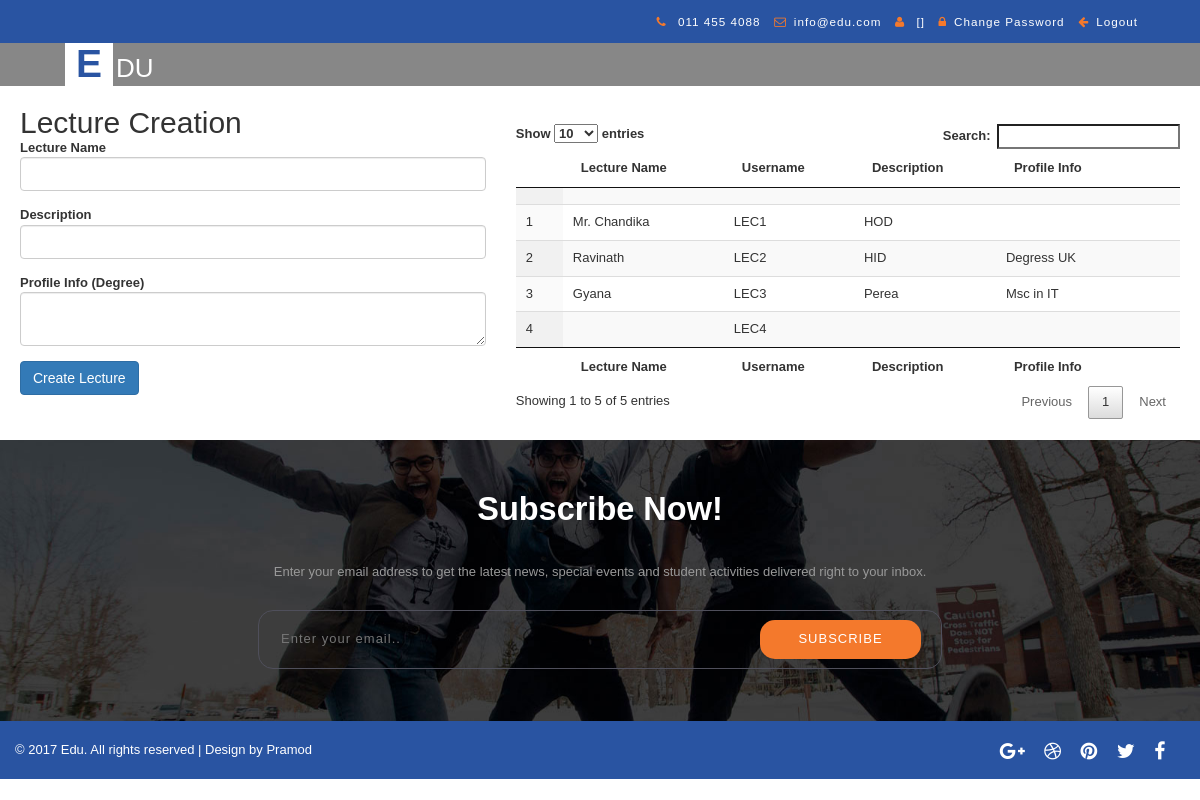
Before: /admin_lecture_creation.php with the older database file.
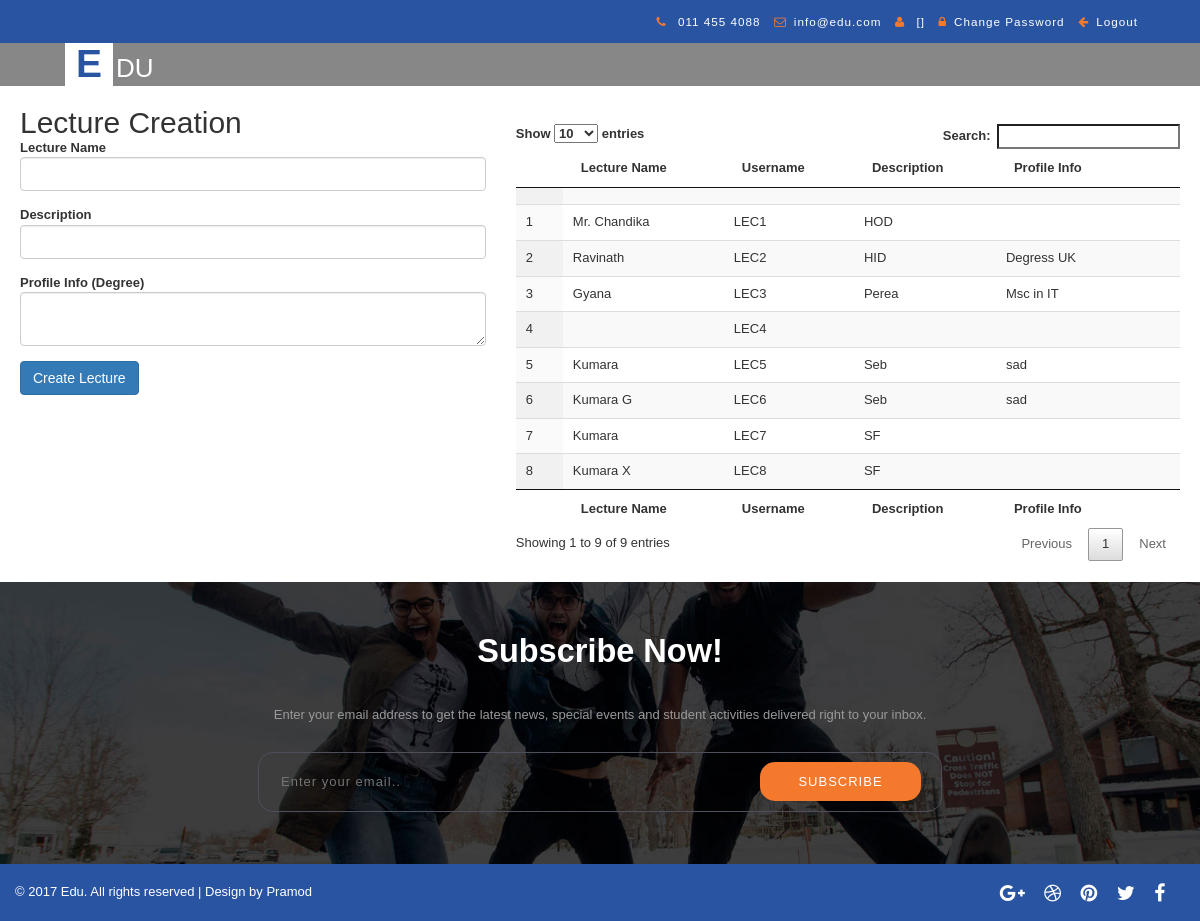
After: the same page with the newer database file.
### tables this page shows
CREATE TABLE `lecture` (
  `id` int(5) NOT NULL AUTO_INCREMENT,
  `username` varchar(50) DEFAULT NULL,
  `nic` varchar(20) DEFAULT NULL,
  `lecture_name` varchar(100) DEFAULT NULL,
  `description` varchar(200) DEFAULT NULL,
  `profile_info` varchar(200) DEFAULT NULL,
  `photo` varchar(250) DEFAULT 'default.jpg',
  PRIMARY KEY (`id`),
  UNIQUE KEY `NewIndex1` (`nic`)
);

### model/LectureModel.php (called while the page is built, shortened)
<?php
function getLectureList() {
    $conn = getDBConnection();
    $sql = "SELECT * FROM lecture";
    $result = mysqli_query($conn, $sql);
    if (mysqli_num_rows($result) > 0) {
        return $result;
    } else {
        return FALSE;
    }
}
?>

### admin_lecture_creation.php (the view, shortened to what this page needs)
<!DOCTYPE html>
<html lang="zxx">
    <head>
        <link href="css/bootstrap.css" rel="stylesheet" type="text/css" media="all" />
        <link rel="stylesheet" type="text/css" href="css/style.css" />
        <link rel="stylesheet" type="text/css" href="css/zoomslider.css" />
        <link rel="stylesheet" href="css/lightbox.css">
        <link href="css/owl.carousel.css" rel="stylesheet" type="text/css" media="all">
        <link href="css/font-awesome.css" rel="stylesheet">
        <link href="css/jquery.dataTables.min.css" rel="stylesheet" type="text/css"/>
    </head>
    <body>
        <div class="w3_agilits_banner_bootm">
            <div class="w3_agilits_inner_bottom">
                <div class="wthree_agile_login">
                    <?php include './_top.php'; ?>
                </div>
            </div>
        </div>
        <div class="demo-inner-content">
            <div class="header-w3-agileits" id="home">
                <div class="inner-header-agile">
                    <nav class="navbar navbar-default">
                        <div class="navbar-header">
                            <h1><a  href="home.php"><span class="letter">E</span>du</a></h1>
                        </div>
                        <div class="collapse navbar-collapse" id="bs-example-navbar-collapse-1">
                        </div>
                    </nav>
                </div>
            </div>
        </div>
<div class="m">
        <div class="row">
            <div class="col-md-5" >
                <h2>Lecture Creation</h2>
                <form action="admin_lecture_creation.php" method="post">
                    <div class="form-group">
                        <label for="exampleInputEmail1">Lecture Name</label>
                        <input type="text" required name="lecture_name" class="form-control" id="exampleInputEmail1" >
                    </div>
                    <div class="form-group">
                        <label for="exampleInputPassword1">Description</label>
                        <input type="text"   name="description" class="form-control" id="exampleInputPassword1" >
                    </div>
                    <div class="form-group">
                        <label for="exampleInputPassword1">Profile Info (Degree)</label>
                        <textarea  name="profile_info" class="form-control" placeholder="degree"> </textarea>
                    </div>
                    <button type="submit" name="btnLec" class="btn btn-primary">Create Lecture</button>
                </form>
                <br>
            </div>
            <div class="col-md-7">
                <?php
                include './model/LectureModel.php';
                ?>
                <br>
                <table id="example" class="display" cellspacing="0" width="100%">
                    <thead>
                        <tr>
                            <th></th>
                            <th>Lecture Name</th>
                            <th>Username</th>
                            <th>Description</th>
                            <th>Profile Info</th>
                            <th></th>
                        </tr>
                    </thead>
                    <tfoot>
                        <tr>
                            <th></th>
                            <th>Lecture Name</th>
                            <th>Username</th>
                            <th>Description</th>
                            <th>Profile Info</th>
                            <th></th>
                        </tr>
                    </tfoot>
                    <tbody>
                        <?php
                         $result = getLectureList();
                        if ($result != FALSE) {
                            while ($row = mysqli_fetch_assoc($result)) {
                                ?>
                                <tr>
                                    <td><?php echo $row['id']; ?></td>
                                    <td><?php echo $row['lecture_name']; ?></td>
                                    <td><?php echo $row['username']; ?></td>
                                    <td><?php echo $row['description']; ?></td>
                                    <td><?php echo $row['profile_info']; ?></td>
                                    <td>
                                    </td>
                                </tr>
                            <?php }
                        } ?>
                        <tr>
                            <td></td>
                            <td></td>
                            <td></td>
                            <td></td>
                            <td></td>
                            <td></td>
                        </tr>
                    </tbody>
                </table>
            </div>
        </div>
</div>
        <div class="row">
            <div class="col-md-12">
            </div>
        </div>
        <div class="w3ls-section subscribe text-center">
            <div class="container">
                <h3 class="w3ls-title">subscribe now!</h3>
                <p>Enter your email address to get the latest news, special events and student activities delivered right to your inbox.</p>
                <div class="subscribe-grid">
                    <form action="#" method="post">
                        <input type="email" placeholder="Enter your email.." name="Subscribe" required>
                        <button class="btn1">subscribe</button>
                    </form>
                </div>
            </div>
        </div>
        <div class="agileits_w3layouts-footer">
            <div class="col-md-6 col-sm-8 agileinfo-copyright">
                <p>© 2017 Edu. All rights reserved | Design by Pramod</p>
            </div>
            <div class="col-md-6 col-sm-4 agileinfo-icons">
                <ul>
                    <li><a class="icon fb" href="#"><i class="fa fa-facebook"></i></a></li>
                    <li><a class="icon tw" href="#"><i class="fa fa-twitter"></i></a></li>
                    <li><a class="icon pin" href="#"><i class="fa fa-pinterest"></i></a></li>
                    <li><a class="icon db" href="#"><i class="fa fa-dribbble"></i></a></li>
                    <li><a class="icon gp" href="#"><i class="fa fa-google-plus"></i></a></li>
                </ul>
            </div>
            <div class="clearfix"></div>
        </div>
        <link rel="stylesheet" href="css/flexslider.css" type="text/css" media="screen" property="" />
    </body>
</html>

### _top.php (shortened to what this page needs)
<ul>
                       <li><i class="fa fa-phone" aria-hidden="true"></i> 011 455 4088</li>
                       <li><i class="fa fa-envelope-o list-icon" aria-hidden="true"></i><a href="mailto:info@edu.com">info@edu.com</a></li>
                       <li><i class="fa fa-user list-icon" aria-hidden="true"></i>
                          [<?php  echo $_SESSION['ssn_user']['role_code'];?>]
                       </li>
                       <li><i class="fa fa-lock list-icon" aria-hidden="true"></i><a href="change_password.php">Change Password</a></li>
                       <li><i class="fa fa-arrow-left list-icon" aria-hidden="true"></i><a href="logout.php">Logout</a></li>
                   </ul>

### css/style.css (style rules this page uses)
html, body { font-size: small; font-family:'PT Sans', sans-serif; background:#ffffff; margin:0px!important; }
p { margin:0; font-size:14px; }
h1,h2,h3,h4,h5,h6 { font-family: 'Josefin Sans', sans-serif; margin:0; }
ul,label { margin:0; padding:0; }
p { font-size: 1em; color: #999; line-height: 1.8em; }
.header-w3-agileits { background: rgba(0, 0, 0, 0.47); padding:0; }
.inner-header-agile { padding: 0 5em; position: relative; }
.navbar-header h1 { font-size: 2em; display: block; text-transform: uppercase; }
.navbar-header h1 a { color: #FFFFFF; text-decoration: none; display: inline-block; }
span.letter { background: #fff; color: #2954a2; line-height: 1.1em; padding: 0 11px; display: inline-block; background: #ffffff; font-weight:700; margin-right:3px; }
h1 span { color: #fff; font-size: 1.5em; }
.navbar-default { background: none; border: none; margin: 0; min-height: inherit; }
.navbar-collapse { padding: 0!important; }
.w3_agilits_banner_bootm { padding: 1em 0 2.3em 0; background:#2954a2; }
.w3_agilits_inner_bottom { margin: 0 auto; padding: 0 4em; }
.wthree_agile_login { float: right; }
.wthree_agile_login ul li { letter-spacing: 1px; list-style: none; display: inline-block; color: #fff; margin-right: 10px; margin-top: -5px; font-size:0.9em; }
.wthree_agile_login ul li i { color: #f4792c; font-size: 1em; padding-right: 7px; }
.wthree_agile_login ul li a { color:#fff; }
.w3ls-section { padding:4em 0; }
h3.w3ls-title { margin-bottom: 1em; position:relative; }
h3.w3ls-title,h2.w3ls-title { text-transform: capitalize; color: #2954a2; font-size:2.5em; font-weight:600; }
h3.w3ls-title:after { background: #e2dfdf; content: ""; display: block; height: 1px; position: absolute; left: 0; top: 53px; width: 250px; -webkit-transition: all 0.4s ease; -moz-transition: all 0.4s ease; -o-transition: all 0.4s ease; -ms-transition: all 0.4s ease; transition: all 0.4s ease; }
.wthree-testi h3,div#agileits-services h3 ,.subscribe h3 { color: #fff; }
.subscribe h3.w3ls-title:after { background:transparent; }
.subscribe { background: url(../images/subscribe.jpg) no-repeat center; background-size: cover; }
.subscribe-grid { text-align: center; margin: 2em auto 0; }
.subscribe-grid input[type="email"] { display: inline-block; background: transparent; border: none; width: 70%; outline: none; font-size: 1em; color: #999999; letter-spacing: 1px; }
.subscribe-grid form { width: 60%; margin: 0 auto; padding: 0.7em 0; border-radius: 15px; border: 1px solid #4f4f5b; }
.subscribe-grid button.btn1 { color: #ffffff; font-size: 1em; width: 161px; border-radius: 15px; letter-spacing: 1px; border:none; outline:none; padding: 0.8em 0; text-transform: uppercase; text-align: center; text-decoration: none; background: #f4792c; transition: 0.5s all; -webkit-transition: 0.5s all; -moz-transition: 0.5s all; -o-transition: 0.5s all; -ms-transition: 0.5s all; }
.agileinfo-icons ul li { display: inline-block; margin-right: 1em; font-size: 1.5em; float: right; }
.agileits_w3layouts-footer { padding: 1.3em 0 1em; background: #2954a2; }
.agileinfo-icons ul li a { color: #fff; }
.agileinfo-copyright p,.agileinfo-copyright a { color: #fff; }
.m { padding:20px; }

### css/zoomslider.css (style rules this page uses)
.demo-inner-content { position: relative; z-index: 2; }

### css/lightbox.css (style rules this page uses)
body:after { content: url(../images/close.png) url(../images/loading.gif) url(../images/prev.png) url(../images/next.png); display: none; }

Changed rows visible on the page:
added lecture: id "5", lecture_name "Kumara", username "LEC5", description "Seb", profile_info "sad"
added lecture: id "6", lecture_name "Kumara G", username "LEC6", description "Seb", profile_info "sad"
added lecture: id "7", lecture_name "Kumara", username "LEC7", description "SF"
added lecture: id "8", lecture_name "Kumara X", username "LEC8", description "SF"
Other visible differences:
text written by a page script: "Show entries Search: Showing 1 to 5 of 5 entries Previous 1 Next" → "Show entries Search: Showing 1 to 9 of 9 entries Previous 1 Next"
